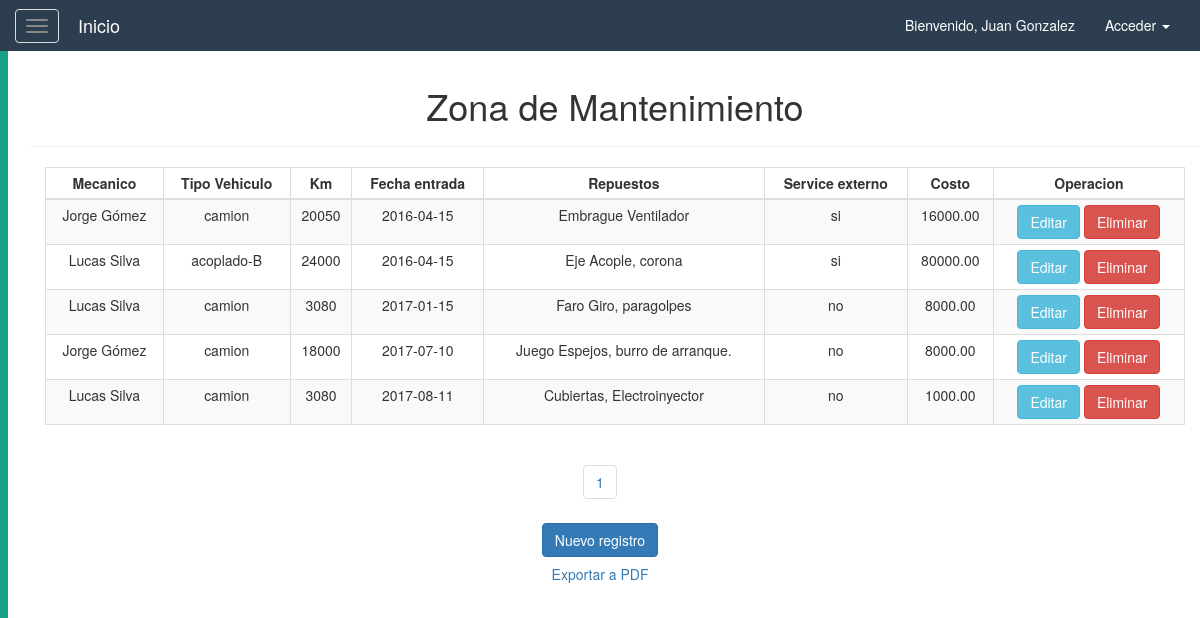
The page /logistica/mantenimientoReparacion.php (signed in) on the database its author committed.
### tables this page shows
CREATE TABLE `mantenimiento` (
  `idMantenimiento` int(11) NOT NULL,
  `idVehiculo` int(11) DEFAULT NULL,
  `idMecanico` int(11) DEFAULT NULL,
  `tipo_vehiculo` varchar(45) DEFAULT NULL,
  `fecha_entrada` date DEFAULT NULL,
  `fecha_salida` date NOT NULL,
  `km_unidad` int(11) DEFAULT NULL,
  `costo` decimal(12,2) DEFAULT NULL,
  `externo` enum('si','no') NOT NULL DEFAULT 'no',
  `cambio_aceite` enum('si','no') NOT NULL DEFAULT 'no',
  `filtro_aire` enum('si','no') NOT NULL DEFAULT 'no',
  `direccion` enum('si','no') NOT NULL DEFAULT 'no',
  `repuestos` varchar(80) DEFAULT NULL
);

CREATE TABLE `usuario` (
  `idUsuario` int(11) NOT NULL,
  `tipo_doc` varchar(45) DEFAULT NULL,
  `num_doc` int(11) DEFAULT NULL,
  `nombre` varchar(45) DEFAULT NULL,
  `fecha_nacimiento` date DEFAULT NULL,
  `rol` enum('chofer','admin','supervisor','mecanico') NOT NULL DEFAULT 'chofer',
  `password` varchar(45) DEFAULT NULL,
  `tipo_licencia` varchar(20) DEFAULT NULL,
  `nro_licencia` int(11) DEFAULT NULL
);

### resources/config.php (called while the page is built, shortened)
<?php
    $TEMPLATES_PATH=$_SERVER['DOCUMENT_ROOT'].'/resources/templates';
    $DB_PATH=$_SERVER['DOCUMENT_ROOT'].'/resources/db';
    require_once($TEMPLATES_PATH.'/cssHead.php');
    require_once($DB_PATH.'/control.php');
?>

### resources/db/control.php (called while the page is built, shortened)
<?php
    class controlDB{
        function __construct(){
            try{
            $host="localhost";
            $dbname="logistica";
            $user="root";
            $pass="";
            $this->con=mysqli_connect($host,$user,$pass) or die("No se puede conectar con la base de datos.");
            mysqli_select_db($this->con,$dbname)or die("No se encuentra la base de datos.");
            mysqli_set_charset($this->con, "utf8");
            }catch(Exception $ex){
                throw $ex;
            }
        }
        function consultar($sql){
        $link=$this->con;
        $stmt = mysqli_prepare($link, $sql);
        mysqli_stmt_execute($stmt);
        $result = $stmt->get_result();
        $data=null;
        while($fila=$result->fetch_assoc()){
            $data[]=$fila;
        }
        return $data;
        }
    }
?>

### logistica/mantenimientoReparacion.php (the view, shortened to what this page needs)
<!DOCTYPE html>
<html lang="es">
<head>
    <?php
        require_once($_SERVER['DOCUMENT_ROOT'].'/resources/config.php');
        $obj = new controlDB();
        $tamagno_paginas = 6;
        $datos = $obj -> consultar("SELECT m.tipo_vehiculo, m.fecha_entrada, m.repuestos, m.costo, m.km_unidad, u.nombre, m.externo
            FROM mantenimiento AS m
            JOIN usuario AS u ON u.idUsuario = m.idMecanico
            ORDER BY m.fecha_entrada");
        $num_filas = count($obj->consultar("SELECT *
            FROM mantenimiento"));
        $total_paginas = ceil($num_filas/$tamagno_paginas);
    ?>
</head>
<body>
    <?php
        require_once($_SERVER['DOCUMENT_ROOT'].'/resources/templates/header.php');
    ?>
    <div id="wrapper">
        <?php
            require_once($_SERVER['DOCUMENT_ROOT'].'/resources/templates/sidebar.php');
        ?>
        <div id="page-content-wrapper">
            <div class="container-fluid">
                <div class="row">
                    <div class="col-lg-12 text-center">
                        <div class="container">
                            <div class="row">
                                <div class="col">
                                    <h1>Zona de Mantenimiento</h1>
                                    <hr/>
                                </div>
                            </div>
                        </div>
                        <div class="container">
                            <div class="row">
                                <div class="col-lg-12 col-md-12 col-sm-12 col-xs-12">
                                    <div class="table-responsive">
                                        <table class="table table-striped table-bordered table-condensed table-hover">
                                            <thead>
                                                <th  class="text-center">Mecanico</th>
                                                <th  class="text-center">Tipo Vehiculo</th>
                                                <th  class="text-center">Km</th>
                                                <th  class="text-center">Fecha entrada</th>
                                                <th  class="text-center">Repuestos</th>
                                                <th  class="text-center">Service externo</th>
                                                <th  class="text-center">Costo</th>
                                                <th  class="text-center">Operacion</th>
                                            </thead>
                                            <?php foreach($datos as $td){ ?>
                                            <tr>
                                                <td><?php echo $td['nombre'];?></td>
                                                <td><?php echo $td['tipo_vehiculo'];?></td>
                                                <td><?php echo $td['km_unidad'];?></td>
                                                <td><?php echo $td['fecha_entrada'];?></td>
                                                <td><?php echo $td['repuestos'];?></td>
                                                <td><?php echo $td['externo'];?></td>
                                                <td><?php echo $td['costo'];?></td>
                                                <td class="text-center">
                                                    <a href="#">
                                                        <button class="btn btn-info">Editar</button>
                                                    </a>
                                                    <a href="#">
                                                        <button class="btn btn-danger">Eliminar</button>
                                                    </a>
                                            </td>
                                        </tr>
                                    <?php } ?>
                                    </table>
                                    </div>
                                </div>
                            </div>
                        </div>
                        <div class="row">
                            <div class="col">
                                <?php
                                    for($i = 1; $i <= $total_paginas; $i++){
                                    echo "<ul class='pagination'>
                                        <li><a href='?pagina=".$i."'>".$i."</a></li>
                                    </ul>";}
                                ?>
                            </div>
                        </div>
                        <div class="row">
                            <div class="col">
                                <a href="#" class="btn btn-primary">Nuevo registro</a>
                            </div>
                        </div>
                        <div class="row">
                            <a href="#" class="btn btn-link" target="_blank" >Exportar a PDF</a>
                        </div>
                    </div>
                </div>
            </div>
        </div>
    </div>
</body>
</html>

### resources/templates/cssHead.php
<?php
    echo "
        <meta charset='utf-8'>
        <meta name='viewport' content='width=device-width, initial-scale=1'>
        <link rel='stylesheet' href='/resources/css/bootstrap.min.css'>
        <link rel='stylesheet' href='/resources/css/fontello.css'>
        <link rel='stylesheet' href='/resources/css/frontEstilo.css'>
        <link rel='stylesheet' href='/resources/css/header.css'>
        <link rel='stylesheet' href='/resources/css/menuLateral.css'>
        <link rel='icon' href='/resources/images/title-logo.png' type='image/x-icon'>
    ";
?>

### resources/templates/header.php (shortened to what this page needs)
<nav class='navbar navbar-default'>
    <div class='container-fluid'>
        <div class='navbar-header'>
            <button type='button' class='navbar-toggle navbar-toggle-left collapsed' id='menu-toggle'>
        <span class='icon-bar'></span>
        <span class='icon-bar'></span>
        <span class='icon-bar'></span>
      </button>
            <a class='navbar-brand' href='ppal.php'>Inicio</a>
        </div>
        <div class='collapse navbar-collapse' id='bs-example-navbar-collapse-1'>
            <ul class='nav navbar-nav navbar-right'>
                <?php
                    echo "<li><a href='#'>Bienvenido, ".$_SESSION['usuario']."</a></li>";
                ?>
                <li class='dropdown'>
                    <a href='#' class='dropdown-toggle' data-toggle='dropdown' role='button' aria-haspopup='true' aria-expanded='false'>Acceder <span class='caret'></span></a>
                </li>
            </ul>
        </div>
    </div>
</nav>

### resources/templates/sidebar.php (shortened to what this page needs)
<div id='sidebar-wrapper'>
</div>

### resources/css/header.css (style rules this page uses)
.navbar { border-radius: 0px; }
.navbar-default { background-color:#2C3E50; border: #2C3E50 0px; color: white; }
.navbar-default .navbar-brand { color: white; }
.navbar-default .navbar-nav>li>a { color: white; }
.navbar { margin-bottom: 0px; }
.navbar-toggle-left { display: inline-block; }
.navbar-brand { display:inline-block; float:none; }
.navbar-toggle-left { float:none; }

### resources/css/menuLateral.css (style rules this page uses)
#sidebar-wrapper { z-index: 1; position: absolute; width: 0; height: 100%; overflow-y: hidden; background: #2C3E50; border-left: 8px solid #16A085; transition: all 0.4s ease; }
#page-content-wrapper { width: 100%; height: 100%; position: absolute; padding: 15px; }

### rows shown on the page
mantenimiento: usuario.nombre "Jorge Gómez", tipo_vehiculo "camion", km_unidad "20050", fecha_entrada "2016-04-15", repuestos "Embrague Ventilador", externo "si", costo "16000.00"
mantenimiento: usuario.nombre "Lucas Silva", tipo_vehiculo "acoplado-B", km_unidad "24000", fecha_entrada "2016-04-15", repuestos "Eje Acople, corona", externo "si", costo "80000.00"
mantenimiento: usuario.nombre "Lucas Silva", tipo_vehiculo "camion", km_unidad "3080", fecha_entrada "2017-01-15", repuestos "Faro Giro, paragolpes", externo "no", costo "8000.00"
mantenimiento: usuario.nombre "Jorge Gómez", tipo_vehiculo "camion", km_unidad "18000", fecha_entrada "2017-07-10", repuestos "Juego Espejos, burro de arranque.", externo "no", costo "8000.00"
mantenimiento: usuario.nombre "Lucas Silva", tipo_vehiculo "camion", km_unidad "3080", fecha_entrada "2017-08-11", repuestos "Cubiertas, Electroinyector", externo "no", costo "1000.00"

### other values the page prints
$_SESSION['usuario'] "Juan Gonzalez"
